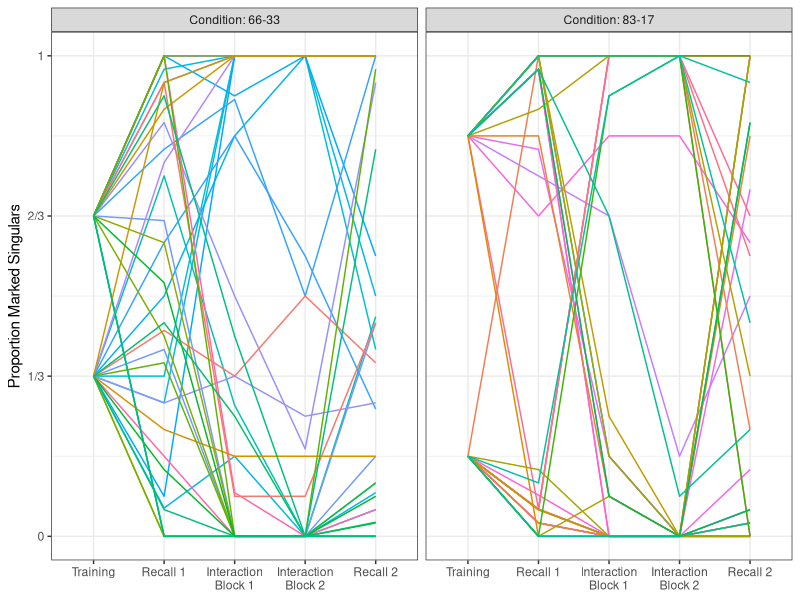
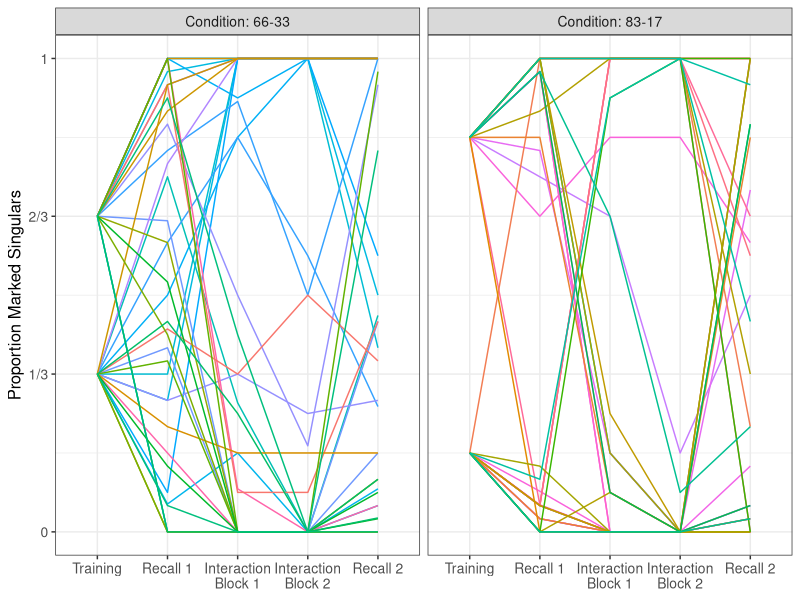

The R script that drew these images, in order: (Note: this script raises an error after producing the figures.)
## ---- chunk 1
knitr::opts_chunk$set(echo = TRUE, warning=FALSE)

library(ggplot2)


data.directory = 'RawData/'

my.colours <- c("#EA7D00","#006DE9","#808080")

set.seed(67601)

## ---- chunk 2
exp1.data <- read.csv("ProcessedData/Experiment1Data.csv")

#put Block in desired order
exp1.data$Block <- factor(exp1.data$Block,
                               levels=c("Training",
                                        "Recall 1",
                                        "Interaction Block 1",
                                        "Interaction Block 2",
                                        "Recall 2"))

#Required to avoid overlapping text in some plots
exp1.data$BlockNewlines <- plyr::revalue(exp1.data$Block,
                                   c("Interaction Block 1"="Interaction\nBlock 1",
                                      "Interaction Block 2"="Interaction\nBlock 2"))


#I want Pair as a factor
#Note: pairs 60-102 collected at Edinburgh, 151-190 collected at Warwick
exp1.data$Pair <- as.factor(exp1.data$Pair)

plyr::ddply(exp1.data,~Condition,plyr::summarise,Current_N=length(unique(Pair)))

## ---- chunk 3
exp1.by.pair.scores <- aggregate(Score~Condition+Block+Pair,data=subset(exp1.data,Block %in% c("Interaction Block 1", "Interaction Block 2")),FUN=sum)

aggregate(Score~Condition,data=exp1.by.pair.scores,FUN=mean)

aggregate(Score~Block+Condition,data=exp1.by.pair.scores,FUN=mean)
## ---- chunk 4
#We only want to analyse singulars
exp1.data.singulars <- subset(exp1.data,Number==1)
exp1.data.by.block <- aggregate(data=exp1.data.singulars,
                                       Marked~Condition + Pair + Block + BlockNewlines + Participant + ParticipantID,
                                       FUN=mean)

exp1.data.by.block <- plyr::rename(exp1.data.by.block,c("Marked"="ProportionMarkedSingulars"))

exp1.data.by.block$Condition <- plyr::revalue(exp1.data.by.block$Condition,
                                                 c("66-33"="Condition: 66-33",
                                                   "83-17"="Condition: 83-17"))

## ---- chunk 5
#All data
ggplot(data=exp1.data.by.block, aes(x=BlockNewlines, y=ProportionMarkedSingulars, group=ParticipantID, colour=Pair,ymin=0,ymax=1)) +
  theme_bw() + 
  facet_wrap(~Condition, ncol=4) +
  geom_line() +
  ylab("Proportion Marked Singulars") + 
  theme(axis.title.x = element_blank()) +
  theme(legend.position="none") + 
  scale_y_continuous(breaks=seq(0,1,1/3),labels=c("0","1/3","2/3","1"))
## ---- chunk 6
#All data - plot for figure, output not included in markdown
ggplot(data=exp1.data.by.block, aes(x=BlockNewlines, y=ProportionMarkedSingulars, group=ParticipantID, colour=Pair,ymin=0,ymax=1)) +
  theme_bw() + 
  facet_wrap(~Condition, ncol=4) +
  geom_line() +
  ylab("Proportion Marked Singulars") + 
  theme(axis.title.x = element_blank()) +
  theme(axis.title.y  = element_text(size=12)) +
  theme(axis.text.y  = element_text(size=10)) +
  theme(axis.text.x  = element_text(size=10)) +
  theme(strip.text.x = element_text(size=10))+
  theme(legend.position="none") + 
  scale_y_continuous(breaks=seq(0,1,1/3),labels=c("0","1/3","2/3","1")) +
  ggsave(file="Plots/Exp1NumMarkingByParticipant.pdf",width=8, height=3)
## ---- chunk 7
#For faccetted by-pair plot, need to add a DummyPair column so that the facets work out nicely - this is a little clumsy, but simplest way to do this seems to be to split by condition and convert Pair factor to integers
exp1.data.by.block.6633 <- subset(exp1.data.by.block,Condition=='Condition: 66-33')

exp1.data.by.block.6633$DummyPair <- droplevels(exp1.data.by.block.6633$Pair)

#change levels to integers
levels(exp1.data.by.block.6633$DummyPair) <- 1:length(levels(exp1.data.by.block.6633$DummyPair))

#ditto for other condition
exp1.data.by.block.8317 <- subset(exp1.data.by.block,Condition=='Condition: 83-17')

exp1.data.by.block.8317$DummyPair <- droplevels(exp1.data.by.block.8317$Pair)

#change levels to integers
levels(exp1.data.by.block.8317$DummyPair) <- 1:length(levels(exp1.data.by.block.8317$DummyPair))

#and recombine
exp1.data.by.block.dummyp <- rbind(exp1.data.by.block.6633,exp1.data.by.block.8317)
## ---- chunk 8
#By-pair figure
ggplot(data=exp1.data.by.block.dummyp, aes(x=BlockNewlines, y=ProportionMarkedSingulars, group=ParticipantID, colour=Pair,ymin=0,ymax=1)) +
  theme_bw() + 
  facet_grid(DummyPair ~ Condition) +
  geom_line() +
  ylab("Proportion Marked Singulars") + 
  theme(legend.position="none") + 
  scale_y_continuous(breaks=seq(0,1,1/3),labels=c("0","1/3","2/3","1")) +
  theme(strip.text.y = element_blank()) + 
  theme(axis.title.x = element_blank()) 
## ---- chunk 9
#By-pair figure for paper
ggplot(data=exp1.data.by.block.dummyp, aes(x=BlockNewlines, y=ProportionMarkedSingulars, group=ParticipantID, colour=Pair,ymin=0,ymax=1)) +
  theme_bw() + 
  facet_grid(DummyPair ~ Condition) +
  geom_line() +
  ylab("Proportion Marked Singulars") + 
  theme(legend.position="none") + 
  scale_y_continuous(breaks=seq(0,1,1/3),labels=c("0","1/3","2/3","1")) +
  theme(strip.text.y = element_blank()) + 
  theme(axis.title.x = element_blank()) +
  ggsave(file="Plots/Exp1NumMarkingByPair.pdf",width=8, height=10)
## ---- chunk 10
#Means and CIs
ggplot(data=exp1.data.by.block, aes(x=Participant, y=ProportionMarkedSingulars, group=Participant, shape=Participant,fill=Participant)) +
  theme_bw() + 
  facet_grid(Condition~Block) +
  stat_summary(geom='bar', fun.y='mean', position='dodge',colour='black') +
  stat_summary(geom='errorbar',fun.data='mean_cl_boot',fun.ymin="min", fun.ymax="max",colour="black",width=0.1) +
  #stat_summary(geom='errorbar',colour="black",width=0.1) +
  stat_summary(geom='point', fun.y='mean', position='dodge',colour='black') +
  scale_fill_manual(values=c(my.colours[2],my.colours[1],my.colours[3])) +
  coord_cartesian(ylim=c(0,1)) +
  scale_y_continuous(breaks=seq(0,1,1/3),labels=c("0","1/3","2/3","1")) +
  ylab("Proportion Marked Singulars") + 
  theme(axis.title.x = element_blank()) +
  theme(legend.position="none") 
## ---- chunk 11
#Means and CIs - for paper

ggplot(data=exp1.data.by.block, aes(x=Participant, y=ProportionMarkedSingulars, group=Participant, shape=Participant,fill=Participant)) +
  theme_bw() + 
  facet_grid(Condition~Block) +
  stat_summary(geom='bar', fun.y='mean', position='dodge',colour='black') +
  stat_summary(geom='errorbar',fun.data='mean_cl_boot',fun.ymin="min", fun.ymax="max",colour="black",width=0.1) +
  stat_summary(geom='point', fun.y='mean', position='dodge',colour='black') +
  scale_fill_manual(values=c(my.colours[2],my.colours[1],my.colours[3])) +
  coord_cartesian(ylim=c(0,1)) +
  scale_y_continuous(breaks=seq(0,1,1/3),labels=c("0","1/3","2/3","1")) +
  ylab("Proportion Marked Singulars") + 
  theme(axis.title.x = element_blank()) +
  theme(axis.title.y  = element_text(size=13)) +
  theme(axis.text.y  = element_text(size=11)) +
  theme(axis.text.x  = element_text(size=11)) +
  theme(strip.text.x = element_text(size=11))+
  theme(strip.text.y = element_text(size=11))+
  theme(legend.position="none") + 
  ggsave(file="Plots/Exp1NumMarking.pdf",width=8, height=4)
## ---- chunk 12
systematic.users <- subset(exp1.data.by.block,Block=="Recall 1" & (ProportionMarkedSingulars==1 | ProportionMarkedSingulars==0))
plyr::ddply(systematic.users,~Condition,plyr::summarise,Current_N=length(unique(Pair)))
## ---- chunk 13
systematic.users <- subset(exp1.data.by.block,Block=="Interaction Block 2" & (ProportionMarkedSingulars==1 | ProportionMarkedSingulars==0))
plyr::ddply(systematic.users,~Condition,plyr::summarise,Current_N=length(unique(Pair)))
## ---- chunk 14
#In order to count convergence on systematic use/non-use, aggregating over participants in each pair
exp1.data.by.block.agg <- aggregate(ProportionMarkedSingulars~Condition+Pair+Block,data=exp1.data.by.block,FUN=mean)
systematic.user.pairs <- subset(exp1.data.by.block.agg,Block=="Interaction Block 2" & ProportionMarkedSingulars==1)
plyr::ddply(subset(systematic.user.pairs),~Condition,plyr::summarise,Current_N=length(unique(Pair)))


systematic.nonuser.pairs <- subset(exp1.data.by.block.agg,Block=="Interaction Block 2" & ProportionMarkedSingulars==0)
plyr::ddply(subset(systematic.nonuser.pairs),~Condition,plyr::summarise,Current_N=length(unique(Pair)))
## ---- chunk 15
#The most convenient way to calculate differences from block to block is to restructure the data to wide format.
#BlockNewlines causes irritation here, so selecting it out
exp1.change.data <- tidyr::spread(data=dplyr::select(exp1.data.by.block,-BlockNewlines),Block,ProportionMarkedSingulars)

exp1.change.data$ChangeTrainingRecall1 <- exp1.change.data$'Recall 1' - exp1.change.data$'Training'

exp1.change.data$ChangeRecall1Interaction2 <- exp1.change.data$'Interaction Block 2'-exp1.change.data$'Recall 1'

exp1.change.data$ChangeRecall1Recall2 <- exp1.change.data$'Recall 2'-exp1.change.data$'Recall 1'


#convert back to long format for plotting
exp1.change.data.for.plotting <- dplyr::select(exp1.change.data,-Training,-'Recall 1',-'Recall 2',-'Interaction Block 1',-'Interaction Block 2')

exp1.change.data.for.plotting <- tidyr::gather(exp1.change.data.for.plotting,
BlockToBlock,Change,ChangeTrainingRecall1,ChangeRecall1Interaction2,ChangeRecall1Recall2)

#Make column names more user-friendly
exp1.change.data.for.plotting$BlockToBlock <- plyr::revalue(exp1.change.data.for.plotting$BlockToBlock,
                                                   c("ChangeTrainingRecall1"="Training to Recall 1",
                                                     "ChangeRecall1Interaction2"="Recall 1 to Interaction Block 2",
                                                     "ChangeRecall1Recall2"="Recall 1 to Recall 2"))

#I often want to plot Both Ps as well as P1 and P2 - to do this, I am duplicating the data and labelling the duplicate as "Both Ps" in the Participant column
exp1.change.data.for.plotting.Pscombined <- exp1.change.data.for.plotting
exp1.change.data.for.plotting.Pscombined$Participant <- "Both Ps"
exp1.change.data.for.plotting.combined <- rbind(exp1.change.data.for.plotting,exp1.change.data.for.plotting.Pscombined)
#Reorder the levels so that the BothPs data is last
exp1.change.data.for.plotting.combined$Participant <- factor(exp1.change.data.for.plotting.combined$Participant,levels=c("P1","P2","Both Ps"))

#I also want to show the effect for the two conditions combined, since there is often no difference between conditions - again, I duplicate the dataframe and label the Condition column for the combined dataframe as "Both Conditions"
exp1.change.data.for.plotting.Cscombined <- exp1.change.data.for.plotting.combined
exp1.change.data.for.plotting.Cscombined$Condition <- "Both Conditions"
exp1.change.data.for.plotting.combined <- rbind(exp1.change.data.for.plotting.combined,exp1.change.data.for.plotting.Cscombined)
#Reorder the levels so that the Both Conditions data is first
exp1.change.data.for.plotting.combined$Condition <- relevel(exp1.change.data.for.plotting.combined$Condition,ref=c("Both Conditions"))

#Reorder the levels ot BlockToBlock so that they reflect experiment order
exp1.change.data.for.plotting.combined$BlockToBlock <- factor(exp1.change.data.for.plotting.combined$BlockToBlock,levels=c("Training to Recall 1","Recall 1 to Interaction Block 2","Recall 1 to Recall 2"))

## ---- chunk 16
#The most convenient way to calculate differences is to restructure the data to wide format, organised by pair.
exp1.p1.p2.diffs.data <- tidyr::spread(data=dplyr::select(exp1.change.data.for.plotting,-ParticipantID),Participant,Change)

#now we simply calculate the difference in P1 and P2 change values.
exp1.p1.p2.diffs.data$P1P2Difference <- exp1.p1.p2.diffs.data$P1 - exp1.p1.p2.diffs.data$P2

## ---- chunk 17
ggplot(data=subset(exp1.change.data.for.plotting.combined,BlockToBlock=="Training to Recall 1"), aes(x=Participant, y=Change, fill=Participant)) +
  theme_bw() + 
  facet_grid(. ~ Condition) +
  geom_boxplot() +
  scale_fill_manual(values=c(my.colours[2],my.colours[1],my.colours[3])) +
  scale_y_continuous(limits = c(-1,1.1),breaks=seq(-1,1,1/3),labels=c("-1","-2/3","-1/3","0","+1/3","+2/3","+1")) +
  ylab("Change") + 
  theme(axis.title.x = element_blank()) +
  theme(legend.position="none") + 
  ggtitle("Training to Recall 1") 
## ---- chunk 18
ggplot(data=subset(exp1.change.data.for.plotting.combined,BlockToBlock=="Training to Recall 1" & Participant=="Both Ps"), aes(x=Participant, y=Change, fill=Participant)) +
  theme_bw() + 
  facet_grid(. ~ Condition) +
  geom_boxplot() +
  scale_fill_manual(values=c(my.colours[3])) +
  scale_y_continuous(limits = c(-1,1.1),breaks=seq(-1,1,1/3),labels=c("-1","-2/3","-1/3","0","+1/3","+2/3","+1")) +
  ylab("Change") + 
  theme(axis.title.x = element_blank()) +
  theme(legend.position="none") + 
  ggtitle("Training to Recall 1") 
## ---- chunk 19
wilcox.test(subset(exp1.change.data,Condition=="Condition: 66-33")$ChangeTrainingRecall1, 
            subset(exp1.change.data,Condition=="Condition: 83-17")$ChangeTrainingRecall1) 
## ---- chunk 20
ggplot(data=subset(exp1.change.data.for.plotting.combined,BlockToBlock=="Training to Recall 1" & Participant!="Both Ps" & Condition=="Both Conditions"), aes(x=Participant, y=Change, fill=Participant)) +
  theme_bw() + 
  facet_grid(. ~ Condition) +
  geom_boxplot() +
  scale_fill_manual(values=c(my.colours[2],my.colours[1])) +
  scale_y_continuous(limits = c(-1,1.1),breaks=seq(-1,1,1/3),labels=c("-1","-2/3","-1/3","0","+1/3","+2/3","+1")) +
  ylab("Change") + 
  theme(axis.title.x = element_blank()) +
  theme(legend.position="none") + 
  ggtitle("Training to Recall 1") 
## ---- chunk 21
wilcox.test(subset(exp1.change.data,Participant=="P1")$ChangeTrainingRecall1, 
            subset(exp1.change.data,Participant=="P2")$ChangeTrainingRecall1) 
## ---- chunk 22

ggplot(data=subset(exp1.p1.p2.diffs.data,BlockToBlock=="Training to Recall 1"), aes(x=Condition, y=P1P2Difference, fill=Condition)) +
  theme_bw() + 
  geom_boxplot() +
  expand_limits(y=1) +
  scale_fill_manual(values=c(my.colours[2],my.colours[1],my.colours[3])) +
  scale_y_continuous(breaks=seq(-1,1,1/3),labels=c("-1","-2/3","-1/3","0","+1/3","+2/3","+1")) +
  ylab("Difference between P1 and P2") + 
  theme(axis.title.x = element_blank()) +
  theme(legend.position="none") + 
  ggtitle("Training to Recall 1") 
## ---- chunk 23
wilcox.test(subset(exp1.p1.p2.diffs.data,Condition=="Condition: 66-33" & BlockToBlock=="Training to Recall 1")$P1P2Difference, 
            subset(exp1.p1.p2.diffs.data,Condition=="Condition: 83-17" & BlockToBlock=="Training to Recall 1")$P1P2Difference)
## ---- chunk 24
wilcox.test(exp1.change.data$ChangeTrainingRecall1) 
## ---- chunk 25
wilcox.test(subset(exp1.change.data,Participant=="P1")$ChangeTrainingRecall1)
wilcox.test(subset(exp1.change.data,Participant=="P2")$ChangeTrainingRecall1)
## ---- chunk 26
ggplot(data=subset(exp1.change.data.for.plotting.combined,BlockToBlock=="Recall 1 to Interaction Block 2"), aes(x=Participant, y=Change, fill=Participant)) +
  theme_bw() + 
  facet_grid(.~Condition) +
  geom_boxplot() +
  scale_fill_manual(values=c(my.colours[2],my.colours[1],my.colours[3])) +
  scale_y_continuous(limits = c(-1,1.1),breaks=seq(-1,1,1/3),labels=c("-1","-2/3","-1/3","0","+1/3","+2/3","+1")) +
  ylab("Change") + 
  theme(axis.title.x = element_blank()) +
  theme(legend.position="none") + 
  ggtitle("Recall 1 To Interaction Block 2") 
## ---- chunk 27
ggplot(data=subset(exp1.change.data.for.plotting.combined,BlockToBlock=="Recall 1 to Interaction Block 2" & Participant=="Both Ps"), aes(x=Participant, y=Change, fill=Participant)) +
  theme_bw() + 
  facet_grid(. ~ Condition) +
  geom_boxplot() +
  scale_fill_manual(values=c(my.colours[3])) +
  scale_y_continuous(limits = c(-1,1.1),breaks=seq(-1,1,1/3),labels=c("-1","-2/3","-1/3","0","+1/3","+2/3","+1")) +
  ylab("Change") + 
  theme(axis.title.x = element_blank()) +
  theme(legend.position="none") + 
  ggtitle("Recall 1 to Interaction Block 2") 
## ---- chunk 28
wilcox.test(subset(exp1.change.data,Condition=="Condition: 66-33")$ChangeRecall1Interaction2, 
            subset(exp1.change.data,Condition=="Condition: 83-17")$ChangeRecall1Interaction2) 
## ---- chunk 29
ggplot(data=subset(exp1.change.data.for.plotting.combined,BlockToBlock=="Recall 1 to Interaction Block 2" & Participant!="Both Ps" & Condition=="Both Conditions"), aes(x=Participant, y=Change, fill=Participant)) +
  theme_bw() + 
  facet_grid(. ~ Condition) +
  geom_boxplot() +
  scale_fill_manual(values=c(my.colours[2],my.colours[1])) +
  scale_y_continuous(limits = c(-1,1.1),breaks=seq(-1,1,1/3),labels=c("-1","-2/3","-1/3","0","+1/3","+2/3","+1")) +
  ylab("Change") + 
  theme(axis.title.x = element_blank()) +
  theme(legend.position="none") + 
  ggtitle("Recall 1 to Interaction Block 2") 
## ---- chunk 30
wilcox.test(subset(exp1.change.data,Participant=="P1")$ChangeRecall1Interaction2, 
            subset(exp1.change.data,Participant=="P2")$ChangeRecall1Interaction2) 
## ---- chunk 31

ggplot(data=subset(exp1.p1.p2.diffs.data,BlockToBlock=="Recall 1 to Interaction Block 2"), aes(x=Condition, y=P1P2Difference, fill=Condition)) +
  theme_bw() + 
  geom_boxplot() +
  expand_limits(y=1) +
  scale_fill_manual(values=c(my.colours[2],my.colours[1],my.colours[3])) +
  scale_y_continuous(breaks=seq(-1,1,1/3),labels=c("-1","-2/3","-1/3","0","+1/3","+2/3","+1")) +
  ylab("Difference between P1 and P2") + 
  theme(axis.title.x = element_blank()) +
  theme(legend.position="none") + 
  ggtitle("Recall 1 to Interaction Block 2") 
## ---- chunk 32
wilcox.test(subset(exp1.p1.p2.diffs.data,Condition=="Condition: 66-33" & BlockToBlock=="Recall 1 to Interaction Block 2")$P1P2Difference, 
            subset(exp1.p1.p2.diffs.data,Condition=="Condition: 83-17" & BlockToBlock=="Recall 1 to Interaction Block 2")$P1P2Difference)
## ---- chunk 33
wilcox.test(exp1.change.data$ChangeRecall1Interaction2) 
## ---- chunk 34
wilcox.test(subset(exp1.change.data,Participant=="P1")$ChangeRecall1Interaction2)
wilcox.test(subset(exp1.change.data,Participant=="P2")$ChangeRecall1Interaction2) 
## ---- chunk 35
wilcox.test(subset(exp1.change.data,Condition=="Condition: 66-33" & Participant=="P1")$ChangeRecall1Interaction2, 
            subset(exp1.change.data,Condition=="Condition: 66-33" & Participant=="P2")$ChangeRecall1Interaction2) 

wilcox.test(subset(exp1.change.data,Condition=="Condition: 83-17" & Participant=="P1")$ChangeRecall1Interaction2, 
            subset(exp1.change.data,Condition=="Condition: 83-17" & Participant=="P2")$ChangeRecall1Interaction2) 
## ---- chunk 36
wilcox.test(subset(exp1.change.data,Condition=="Condition: 66-33" & Participant=="P1")$ChangeRecall1Interaction2)
wilcox.test(subset(exp1.change.data,Condition=="Condition: 66-33" & Participant=="P2")$ChangeRecall1Interaction2) 

wilcox.test(subset(exp1.change.data,Condition=="Condition: 83-17" & Participant=="P1")$ChangeRecall1Interaction2)
wilcox.test(subset(exp1.change.data,Condition=="Condition: 83-17" & Participant=="P2")$ChangeRecall1Interaction2) 
## ---- chunk 37
wilcox.test(subset(exp1.change.data,Condition=="Condition: 66-33" & Participant=="P1")$ChangeRecall1Interaction2, 
            subset(exp1.change.data,Condition=="Condition: 83-17" & Participant=="P1")$ChangeRecall1Interaction2) 

wilcox.test(subset(exp1.change.data,Condition=="Condition: 66-33" & Participant=="P2")$ChangeRecall1Interaction2, 
            subset(exp1.change.data,Condition=="Condition: 83-17" & Participant=="P2")$ChangeRecall1Interaction2) 
## ---- chunk 38
ggplot(data=subset(exp1.change.data.for.plotting.combined,BlockToBlock=="Recall 1 to Recall 2"), aes(x=Participant, y=Change, fill=Participant)) +
  theme_bw() + 
  facet_grid(.~Condition) +
  geom_boxplot() +
  scale_fill_manual(values=c(my.colours[2],my.colours[1],my.colours[3])) +
  scale_y_continuous(limits = c(-1,1.1),breaks=seq(-1,1,1/3),labels=c("-1","-2/3","-1/3","0","+1/3","+2/3","+1")) +
  ylab("Change") + 
  theme(axis.title.x = element_blank()) +
  theme(legend.position="none") + 
  ggtitle("Recall 1 To Recall 2") 

## ---- chunk 39
ggplot(data=subset(exp1.change.data.for.plotting.combined,BlockToBlock=="Recall 1 to Recall 2" & Participant=="Both Ps"), aes(x=Participant, y=Change, fill=Participant)) +
  theme_bw() + 
  facet_grid(. ~ Condition) +
  geom_boxplot() +
  scale_fill_manual(values=c(my.colours[3])) +
  scale_y_continuous(limits = c(-1,1.1),breaks=seq(-1,1,1/3),labels=c("-1","-2/3","-1/3","0","+1/3","+2/3","+1")) +
  ylab("Change") + 
  theme(axis.title.x = element_blank()) +
  theme(legend.position="none") + 
  ggtitle("Recall 1 to Recall 2") 
## ---- chunk 40
wilcox.test(subset(exp1.change.data,Condition=="Condition: 66-33")$ChangeRecall1Recall2, 
            subset(exp1.change.data,Condition=="Condition: 83-17")$ChangeRecall1Recall2) 
## ---- chunk 41
ggplot(data=subset(exp1.change.data.for.plotting.combined,BlockToBlock=="Recall 1 to Recall 2" & Participant!="Both Ps" & Condition=="Both Conditions"), aes(x=Participant, y=Change, fill=Participant)) +
  theme_bw() + 
  facet_grid(. ~ Condition) +
  geom_boxplot() +
  scale_fill_manual(values=c(my.colours[2],my.colours[1])) +
  scale_y_continuous(limits = c(-1,1.1),breaks=seq(-1,1,1/3),labels=c("-1","-2/3","-1/3","0","+1/3","+2/3","+1")) +
  ylab("Change") + 
  theme(axis.title.x = element_blank()) +
  theme(legend.position="none") + 
  ggtitle("Recall 1 to Recall 2") 
## ---- chunk 42
wilcox.test(subset(exp1.change.data,Participant=="P1")$ChangeRecall1Recall2, 
            subset(exp1.change.data,Participant=="P2")$ChangeRecall1Recall2) 
## ---- chunk 43

ggplot(data=subset(exp1.p1.p2.diffs.data,BlockToBlock=="Recall 1 to Recall 2"), aes(x=Condition, y=P1P2Difference, fill=Condition)) +
  theme_bw() + 
  geom_boxplot() +
  expand_limits(y=1) +
  scale_fill_manual(values=c(my.colours[2],my.colours[1],my.colours[3])) +
  scale_y_continuous(breaks=seq(-1,1,1/3),labels=c("-1","-2/3","-1/3","0","+1/3","+2/3","+1")) +
  ylab("Difference between P1 and P2") + 
  theme(axis.title.x = element_blank()) +
  theme(legend.position="none") + 
  ggtitle("Recall 1 to Recall 2") 
## ---- chunk 44
wilcox.test(subset(exp1.p1.p2.diffs.data,Condition=="Condition: 66-33" & BlockToBlock=="Recall 1 to Recall 2")$P1P2Difference, 
            subset(exp1.p1.p2.diffs.data,Condition=="Condition: 83-17" & BlockToBlock=="Recall 1 to Recall 2")$P1P2Difference)
## ---- chunk 45
wilcox.test(exp1.change.data$ChangeRecall1Recall2) 
## ---- chunk 46
wilcox.test(subset(exp1.change.data,Participant=='P1')$ChangeRecall1Recall2) 
wilcox.test(subset(exp1.change.data,Participant=='P2')$ChangeRecall1Recall2) 

## ---- chunk 47
ggplot(data=subset(exp1.change.data.for.plotting.combined,BlockToBlock%in% c("Training to Recall 1","Recall 1 to Interaction Block 2","Recall 1 to Recall 2")), aes(x=Participant, y=Change, fill=Participant)) +
  theme_bw() + 
  facet_grid(BlockToBlock~Condition) +
  geom_boxplot() +
  scale_fill_manual(values=c(my.colours[2],my.colours[1],my.colours[3])) +
  scale_y_continuous(limits = c(-1,1.1),breaks=seq(-1,1,1/3),labels=c("-1","-2/3","-1/3","0","+1/3","+2/3","+1")) +
  ylab("Change") + 
  theme(axis.title.x = element_blank()) +
  theme(legend.position="none")
## ---- chunk 48
# For paper - includes annotations for statistical significance.

# We only includ eannotations for the by-participant plots where the interaction tests suggests that the effect of P1-P2 differs across conditions, i.e. in interaction.

#Because of the way ggplot handles annotations on multi-facet plots, need to specify the annotations and lines in dataframes of their own!

###differences between conditions/participants (plotted with horizontal lines)
##annotations for significance - Training to Recall 1
#both conditions combined
condition.annotations.1 <- data.frame(BlockToBlock="Training to Recall 1",
                                      Condition="Both Conditions",
                                      Participant=NA,
                                      x=1.5, #positions for stars
                                      y=1.09, 
                                      note="**"
                                      )
#66-33 - no interaction, so not testing seperately by condition.
condition.annotations.2 <- NULL           

#83-17 - no interaction, so not testing seperately by condition.

condition.annotations.3 <- NULL

##annotations for significance - Recall 1 to Interaction 2
#both conditions combined
condition.annotations.4 <- data.frame(BlockToBlock="Recall 1 to Interaction Block 2",
                                      Condition="Both Conditions",
                                      Participant=NA,
                                      x=1.5, #positions for stars
                                      y=1.1, 
                                      note="**"
                                      )

#66-33
condition.annotations.5 <- data.frame(BlockToBlock="Recall 1 to Interaction Block 2",
                                      Condition="Condition: 66-33",
                                      Participant=NA,
                                      x=1.5, #positions for stars
                                      y=1.1, 
                                      note="p=.082"
                                      )

#83-17
condition.annotations.6 <- data.frame(BlockToBlock="Recall 1 to Interaction Block 2",
                                      Condition="Condition: 83-17",
                                      Participant=NA,
                                      x=1.5, #positions for stars
                                      y=1.1, 
                                      note="p=.057"
                                      )



#annotations for significance - Recall 1 to Recall 2
#both conditions combined
condition.annotations.7 <- data.frame(BlockToBlock="Recall 1 to Recall 2",
                                      Condition="Both Conditions",
                                      Participant=NA,
                                      x=1.5, #positions for stars
                                      y=1.1, 
                                      note="p=.064"
                                      )

#66-33 - no interaction
condition.annotations.8 <- NULL       

#83-17 - no interaction
condition.annotations.9 <- NULL



condition.annotations <- rbind(condition.annotations.1,
                               condition.annotations.2,
                               condition.annotations.3,
                               condition.annotations.4,
                               condition.annotations.5,
                               condition.annotations.6,
                               condition.annotations.7,
                               condition.annotations.8,
                               condition.annotations.9
                               )

#positions for lines
                                      
condition.annotations.lines.1a <- data.frame(BlockToBlock="Training to Recall 1",
                                      Condition="Both Conditions",
                                      Participant=NA,
                                      x=1, y=1.1, xend=1.3, yend=1.1)
condition.annotations.lines.1b <- data.frame(BlockToBlock="Training to Recall 1",
                                      Condition="Both Conditions",
                                      Participant=NA,
                                      x=1.7, y=1.1, xend=2, yend=1.1)

condition.annotations.lines.2a <- NULL
condition.annotations.lines.2b <- NULL
condition.annotations.lines.3a <- NULL
condition.annotations.lines.3b <- NULL

condition.annotations.lines.4a <- data.frame(BlockToBlock="Recall 1 to Interaction Block 2",
                                      Condition="Both Conditions",
                                      Participant=NA,
                                      x=1, y=1.1, xend=1.3, yend=1.1)
condition.annotations.lines.4b <- data.frame(BlockToBlock="Recall 1 to Interaction Block 2",
                                      Condition="Both Conditions",
                                      Participant=NA,
                                      x=1.7, y=1.1, xend=2, yend=1.1)

condition.annotations.lines.5a <- data.frame(BlockToBlock="Recall 1 to Interaction Block 2",
                                      Condition="Condition: 66-33",
                                      Participant=NA,
                                      x=0.9, y=1.1, xend=1, yend=1.1)
condition.annotations.lines.5b <- data.frame(BlockToBlock="Recall 1 to Interaction Block 2",
                                      Condition="Condition: 66-33",
                                      Participant=NA,
                                      x=2, y=1.1, xend=2.1, yend=1.1)

condition.annotations.lines.6a <- data.frame(BlockToBlock="Recall 1 to Interaction Block 2",
                                      Condition="Condition: 83-17",
                                      Participant=NA,
                                      x=0.9, y=1.1, xend=1, yend=1.1)
condition.annotations.lines.6b <- data.frame(BlockToBlock="Recall 1 to Interaction Block 2",
                                      Condition="Condition: 83-17",
                                      Participant=NA,
                                      x=2, y=1.1, xend=2.1, yend=1.1)


condition.annotations.lines.7a <- data.frame(BlockToBlock="Recall 1 to Recall 2",
                                      Condition="Both Conditions",
                                      Participant=NA,
                                      x=0.9, y=1.1, xend=1, yend=1.1)
condition.annotations.lines.7b <- data.frame(BlockToBlock="Recall 1 to Recall 2",
                                      Condition="Both Conditions",
                                      Participant=NA,
                                      x=2, y=1.1, xend=2.1, yend=1.1)

condition.annotations.lines.8a <- NULL
condition.annotations.lines.8b <- NULL
condition.annotations.lines.9a <- NULL
condition.annotations.lines.9b <- NULL




condition.annotations.lines <- rbind(condition.annotations.lines.1a,condition.annotations.lines.1b,
                                     condition.annotations.lines.2a,condition.annotations.lines.2b,
                                     condition.annotations.lines.3a,condition.annotations.lines.3b,
                                     condition.annotations.lines.4a,condition.annotations.lines.4b,
                                     condition.annotations.lines.5a,condition.annotations.lines.5b,
                                     condition.annotations.lines.6a,condition.annotations.lines.6b,
                                     condition.annotations.lines.7a,condition.annotations.lines.7b,
                                     condition.annotations.lines.8a,condition.annotations.lines.8b,
                                     condition.annotations.lines.9a,condition.annotations.lines.9b
                                     )


###differences from 0 (no lines required for these)
###There are potentially 27 different bars to annotate
##annotations for significance - Training to Recall 1
#both conditions combined
baseline.annotations.1 <- data.frame(BlockToBlock="Training to Recall 1",
                                      Condition="Both Conditions",
                                      Participant="P1",
                                     x=1,y=3/6,note="p=.051") #add note about n.s.difference from 0
baseline.annotations.2 <- data.frame(BlockToBlock="Training to Recall 1",
                                      Condition="Both Conditions",
                                      Participant="P2",
                                     x=2,y=-2.4/6,note="*")  #add note about n.s.difference from 0
baseline.annotations.3 <- data.frame(BlockToBlock="Training to Recall 1",
                                      Condition="Both Conditions",
                                      Participant="Both Ps",
                                     x=3,y=-2.4/6,note="n.s.") 
#66-33 - no interaction, so no annotations
baseline.annotations.4 <- NULL
baseline.annotations.5 <- NULL
baseline.annotations.6 <- NULL

#83-17 - no interaction, so no annotations
baseline.annotations.7 <- NULL
baseline.annotations.8 <- NULL
baseline.annotations.9 <- NULL

##annotations for significance - Recall 1 to Interaction 2
#both conditions combined
baseline.annotations.10 <- data.frame(BlockToBlock="Recall 1 to Interaction Block 2",
                                      Condition="Both Conditions",
                                      Participant="P1",
                                     x=0.8,y=1/6,note="***") #add note about n.s.difference from 0
baseline.annotations.11 <- data.frame(BlockToBlock="Recall 1 to Interaction Block 2",
                                      Condition="Both Conditions",
                                      Participant="P2",
                                     x=1.75,y=1/6,note="n.s.")  #add note about n.s.difference from 0
baseline.annotations.12 <- data.frame(BlockToBlock="Recall 1 to Interaction Block 2",
                                      Condition="Both Conditions",
                                      Participant="Both Ps",
                                     x=2.8,y=1/6,note="**") #add note about n.s.difference from 0

#66-33
baseline.annotations.13 <- data.frame(BlockToBlock="Recall 1 to Interaction Block 2",
                                      Condition="Condition: 66-33",
                                      Participant="P1",
                                     x=1,y=1/6,note="**") 
baseline.annotations.14 <- data.frame(BlockToBlock="Recall 1 to Interaction Block 2",
                                      Condition="Condition: 66-33",
                                      Participant="P2",
                                     x=1.75,y=1.5/6,note="n.s.")  
# given that the Ps differ, this comparison (collapsing across P, is there a reduction?) is not very meaningful so we do not test it.
baseline.annotations.15 <- NULL

#83-17
baseline.annotations.16 <- data.frame(BlockToBlock="Recall 1 to Interaction Block 2",
                                       Condition="Condition: 83-17",
                                      Participant="P1",
                                     x=0.8,y=1/6,note="**") 
baseline.annotations.17 <- data.frame(BlockToBlock="Recall 1 to Interaction Block 2",
                                      Condition="Condition: 83-17",
                                      Participant="P2",
                                     x=2,y=0.5/6,note="n.s.")  #add note about n.s.difference from 0
# given that the Ps differ, this comparison (collapsing across P, is there a reduction?) is not very meaningful so we do not test it.
baseline.annotations.18 <- NULL

##annotations for significance - Recall 1 to Recall 2
#both conditions combined
baseline.annotations.19 <- data.frame(BlockToBlock="Recall 1 to Recall 2",
                                      Condition="Both Conditions",
                                      Participant="P1",
                                     x=0.8,y=0.5/6,note="**") #add note about n.s.difference from 0
baseline.annotations.20 <- data.frame(BlockToBlock="Recall 1 to Recall 2",
                                      Condition="Both Conditions",
                                      Participant="P2",
                                     x=2,y=5/6,note="n.s.")  #add note about n.s.difference from 0
baseline.annotations.21 <- data.frame(BlockToBlock="Recall 1 to Recall 2",
                                      Condition="Both Conditions",
                                      Participant="Both Ps",
                                     x=2.8,y=0.5/6,note="**") #add note about n.s.difference from 0

#66-33 - no interaction, so no annotations
baseline.annotations.22 <- NULL
baseline.annotations.23 <- NULL
baseline.annotations.24 <- NULL

#83-17- no interaction, so no annotations
baseline.annotations.25 <- NULL
baseline.annotations.26 <- NULL
baseline.annotations.27 <- NULL


  

baseline.annotations <- rbind(baseline.annotations.1,baseline.annotations.2,baseline.annotations.3,
                              baseline.annotations.4,baseline.annotations.5,baseline.annotations.6,
                              baseline.annotations.7,baseline.annotations.8,baseline.annotations.9,
                              baseline.annotations.10,baseline.annotations.11,baseline.annotations.12,
                              baseline.annotations.13,baseline.annotations.14,baseline.annotations.15,
                              baseline.annotations.16,baseline.annotations.17,baseline.annotations.18,
                              baseline.annotations.19,baseline.annotations.20,baseline.annotations.21,
                              baseline.annotations.22,baseline.annotations.23,baseline.annotations.24,
                              baseline.annotations.25,baseline.annotations.26,baseline.annotations.27)


ggplot(data=subset(exp1.change.data.for.plotting.combined,BlockToBlock%in% c("Training to Recall 1","Recall 1 to Interaction Block 2","Recall 1 to Recall 2")), aes(x=Participant, y=Change, fill=Participant)) +
  theme_bw() + 
  facet_grid(BlockToBlock~Condition) +
  geom_boxplot() +
  scale_fill_manual(values=c(my.colours[3],my.colours[2],my.colours[1])) +
  scale_y_continuous(limits = c(-1,1.1),breaks=seq(-1,1,1/3),labels=c("-1","-2/3","-1/3","0","+1/3","+2/3","+1")) +
  ylab("Change") + 
  theme(axis.title.x = element_blank()) +
  theme(legend.position="none") + 
  
  geom_text(data=condition.annotations,aes(x=x,y=y,label=note)) +
  geom_segment(data=condition.annotations.lines,aes(x=x,y=y,xend=xend,yend=yend)) +
  geom_text(data=baseline.annotations,aes(x=x,y=y,label=note)) +
  
  ggsave(file="Plots/Exp1AllChanges.pdf",width=6, height=8)


## ---- chunk 49
# The easiest way to do this is to build a wide-format table by subsetting based on P then merging

p1 <- dplyr::select(subset(exp1.data.by.block,Participant=="P1"),-Participant,-ParticipantID)
p2 <- dplyr::select(subset(exp1.data.by.block,Participant=="P2"),-Participant,-ParticipantID)
exp1.diffs <- merge(p1,p2,by=c('Condition','Pair','Block','BlockNewlines'))

#calculate absolute diffs
exp1.diffs$Difference <- abs(exp1.diffs$ProportionMarkedSingulars.x-exp1.diffs$ProportionMarkedSingulars.y)

#remove unnecessary columns, reorder Block again
exp1.diffs <- dplyr::select(exp1.diffs,-ProportionMarkedSingulars.x,-ProportionMarkedSingulars.y)
## ---- chunk 50
ggplot(data=exp1.diffs, aes(x=BlockNewlines, y=Difference, fill=Condition,ymin=0,ymax=1)) +
  theme_bw() + 
  geom_boxplot() +
  facet_grid(Condition~.) +
  scale_fill_manual(values=c(my.colours[2],my.colours[1],my.colours[3])) +
  scale_y_continuous(breaks=seq(0,1,1/3),labels=c("0","1/3","2/3","1")) +
  ylab("Within-Pair Difference") + 
  theme(axis.title.x = element_blank()) +
  theme(legend.position="none") 
## ---- chunk 51
#Plot for paper
ggplot(data=exp1.diffs, aes(x=BlockNewlines, y=Difference, fill=Condition,ymin=0,ymax=1)) +
  theme_bw() + 
  geom_boxplot() +
  facet_grid(Condition~.) +
  scale_fill_manual(values=c(my.colours[2],my.colours[1],my.colours[3])) +
  scale_y_continuous(breaks=seq(0,1,1/3),labels=c("0","1/3","2/3","1")) +
  ylab("Within-Pair Difference") + 
  theme(axis.title.x = element_blank()) +
  theme(legend.position="none") +  
  ggsave(file="Plots/Exp1DiffPlot.pdf",width=5, height=3)
## ---- chunk 52
#The most convenient way to calculate differences from block to block is to restructure the data to wide format.
exp1.diffs.change.data <- tidyr::spread(data=dplyr::select(exp1.diffs,-BlockNewlines),Block,Difference)

exp1.diffs.change.data$ChangeTrainingRecall1 <- exp1.diffs.change.data$'Recall 1' - exp1.diffs.change.data$'Training'

exp1.diffs.change.data$ChangeRecall1Interaction2 <- exp1.diffs.change.data$'Interaction Block 2'-exp1.diffs.change.data$'Recall 1'

exp1.diffs.change.data$ChangeRecall1Recall2 <- exp1.diffs.change.data$'Recall 2'-exp1.diffs.change.data$'Recall 1'


#convert back to long format for plotting
exp1.diffs.change.data.for.plotting <- dplyr::select(exp1.diffs.change.data,-Training,-'Recall 1',-'Recall 2',-'Interaction Block 1',-'Interaction Block 2')

exp1.diffs.change.data.for.plotting <- tidyr::gather(exp1.diffs.change.data.for.plotting,
BlockToBlock,DifferenceChange,ChangeTrainingRecall1,ChangeRecall1Interaction2,ChangeRecall1Recall2)

#Make column names more user-friendly
exp1.diffs.change.data.for.plotting$BlockToBlock <- plyr::revalue(exp1.diffs.change.data.for.plotting$BlockToBlock,
                                                   c("ChangeTrainingRecall1"="Training to Recall 1",
                                                     "ChangeRecall1Interaction2"="Recall 1 to Interaction Block 2",
                                                     "ChangeRecall1Recall2"="Recall 1 to Recall 2"))

#Now duplicate data and add in "Both Conditions" version, with all the data from both conditions, not seperated by Participant
exp1.diffs.change.data.for.plotting.Cscombined <- exp1.diffs.change.data.for.plotting
exp1.diffs.change.data.for.plotting.Cscombined$Condition <- "Both\nConditions"
exp1.diffs.change.data.for.plotting.combined <- rbind(exp1.diffs.change.data.for.plotting,exp1.diffs.change.data.for.plotting.Cscombined)

#reorder levels
#exp1.diffs.change.data.for.plotting.combined$Condition <- relevel(exp1.diffs.change.data.for.plotting.combined$Condition,ref="Both\nConditions")
## ---- chunk 53

ggplot(data=subset(exp1.diffs.change.data.for.plotting.combined,BlockToBlock=="Recall 1 to Interaction Block 2"), aes(x=Condition, y=DifferenceChange, fill=Condition)) +
  theme_bw() + 
  geom_boxplot() +
  expand_limits(y=1) +
  scale_fill_manual(values=c(my.colours[2],my.colours[1],my.colours[3])) +
  scale_y_continuous(breaks=seq(-1,1,1/3),labels=c("-1","-2/3","-1/3","0","+1/3","+2/3","+1")) +
  ylab("Change In Within-Pair Difference") + 
  theme(axis.title.x = element_blank()) +
  theme(legend.position="none") + 
  ggtitle("Recall 1 to Interaction Block 2") 
## ---- chunk 54
wilcox.test(subset(exp1.diffs.change.data,Condition=="Condition: 66-33")$ChangeRecall1Interaction2, 
            subset(exp1.diffs.change.data,Condition=="Condition: 83-17")$ChangeRecall1Interaction2) 
## ---- chunk 55
wilcox.test(exp1.diffs.change.data$ChangeRecall1Interaction2) 
## ---- chunk 56
wilcox.test(subset(exp1.diffs.change.data,Condition=="Condition: 66-33")$ChangeRecall1Interaction2)
wilcox.test(subset(exp1.diffs.change.data,Condition=="Condition: 83-17")$ChangeRecall1Interaction2) 
## ---- chunk 57

ggplot(data=subset(exp1.diffs.change.data.for.plotting.combined,BlockToBlock=="Recall 1 to Recall 2"), aes(x=Condition, y=DifferenceChange, fill=Condition)) +
  theme_bw() + 
  geom_boxplot() +
  expand_limits(y=1) +
  scale_fill_manual(values=c(my.colours[2],my.colours[1],my.colours[3])) +
  scale_y_continuous(breaks=seq(-1,1,1/3),labels=c("-1","-2/3","-1/3","0","+1/3","+2/3","+1")) +
  ylab("Change In Within-Pair Difference") + 
  theme(axis.title.x = element_blank()) +
  #theme(strip.text.y = element_blank()) + 
  theme(legend.position="none",plot.title = element_text(size=12,hjust=0.5)) + 
  ggtitle("Recall 1 to Recall 2")
## ---- chunk 58
wilcox.test(subset(exp1.diffs.change.data,Condition=="Condition: 66-33")$ChangeRecall1Recall2, 
            subset(exp1.diffs.change.data,Condition=="Condition: 83-17")$ChangeRecall1Recall2) 
## ---- chunk 59
wilcox.test(exp1.diffs.change.data$ChangeRecall1Recall2) 
## ---- chunk 60
wilcox.test(subset(exp1.diffs.change.data,Condition=="Condition: 66-33")$ChangeRecall1Recall2) 
wilcox.test(subset(exp1.diffs.change.data,Condition=="Condition: 83-17")$ChangeRecall1Recall2) 
## ---- chunk 61
#For this plot I need to use the shortened condition names to avoid problems with font size or the x-axis.
exp1.diffs.change.data.for.plotting.combined$ShortCondition <- plyr::revalue(exp1.diffs.change.data.for.plotting.combined$Condition,
                                                                       c("Condition: 66-33"="66-33",
                                                                         "Condition: 83-17"="83-17"))
ggplot(data=subset(exp1.diffs.change.data.for.plotting.combined,BlockToBlock %in% c("Recall 1 to Interaction Block 2","Recall 1 to Recall 2")), aes(x=ShortCondition, y=DifferenceChange, fill=ShortCondition)) +
  theme_bw() + 
  facet_grid(.~BlockToBlock) +
  geom_boxplot() +
  expand_limits(y=1) +
  scale_fill_manual(values=c(my.colours[2],my.colours[1],my.colours[3])) +
  scale_y_continuous(breaks=seq(-1,1,1/3),labels=c("-1","-2/3","-1/3","0","+1/3","+2/3","+1")) +
  ylab("Change In Within-Pair Difference") + 
  theme(axis.title.x = element_blank()) +
  #theme(strip.text.y = element_blank()) + 
  theme(legend.position="none",plot.title = element_text(size=12,hjust=0.5))
## ---- chunk 62
#And the same plot with annotations for the paper

#As above, because the plot is facetted, need to create dataframes with various annotations then add

###differences between conditions (plotted with horizontal lines)
##annotations for significance - Recall 1 to interaction
condition.annotations.1 <- data.frame(BlockToBlock="Recall 1 to Interaction Block 2",
                                      ShortCondition=NA,
                                      x=1.5, #positions for stars
                                      y=1.09, 
                                      note="p=.079"
                                      )

##annotations for significance - Recall 1 to recall 2 - this is n.s.
condition.annotations.2 <- data.frame(BlockToBlock="Recall 1 to Recall 2",
                                      ShortCondition=NA,
                                      x=1.5, #positions for stars
                                      y=1.09,
                                      note="n.s."
                                      )




condition.annotations <- rbind(condition.annotations.1,
                               condition.annotations.2
                               )

#positions for lines
                                      
condition.annotations.lines.1a <- data.frame(BlockToBlock="Recall 1 to Interaction Block 2",
                                      ShortCondition=NA,
                                      x=1, y=1.1, xend=1.1, yend=1.1)
condition.annotations.lines.1b <- data.frame(BlockToBlock="Recall 1 to Interaction Block 2",
                                      ShortCondition=NA,
                                      x=1.9, y=1.1, xend=2, yend=1.1)
condition.annotations.lines.2a <- data.frame(BlockToBlock="Recall 1 to Recall 2",
                                      ShortCondition=NA,
                                      x=1, y=1.1, xend=1.2, yend=1.1)
condition.annotations.lines.2b <- data.frame(BlockToBlock="Recall 1 to Recall 2",
                                      ShortCondition=NA,
                                      x=1.8, y=1.1, xend=2, yend=1.1)

condition.annotations.lines <- rbind(condition.annotations.lines.1a,condition.annotations.lines.1b,
                                     condition.annotations.lines.2a,condition.annotations.lines.2b
                                     )


###differences from 0 (no lines)
##annotations for significance - Recall 1 to Interaction 2
#66-33
baseline.annotations.1 <- data.frame(BlockToBlock="Recall 1 to Interaction Block 2",
                                      ShortCondition="66-33",
                                     x=1,y=2/6,note="***") 

#83-17
baseline.annotations.2 <- data.frame(BlockToBlock="Recall 1 to Interaction Block 2",
                                      ShortCondition="83-17",
                                     x=2,y=2/6,note="***") 

#both conditions combined
baseline.annotations.3 <- data.frame(BlockToBlock="Recall 1 to Interaction Block 2",
                                      ShortCondition="Both\nConditions",
                                     x=3,y=2/6,note="***") 

##annotations for significance - Recall 1 to Recall 2
#66-33 - no difference between conditions, so not testing conditions seperately
baseline.annotations.4 <- NULL

#83-17 - no difference between conditions, so not testing conditions seperately
baseline.annotations.5 <- NULL

#both conditions combined
baseline.annotations.6 <- data.frame(BlockToBlock="Recall 1 to Recall 2",
                                      ShortCondition="Both\nConditions",
                                     x=2.8,y=1/6,note="**") 



baseline.annotations <- rbind(baseline.annotations.1,baseline.annotations.2,baseline.annotations.3,
                              baseline.annotations.4,baseline.annotations.5,baseline.annotations.6)


ggplot(data=subset(exp1.diffs.change.data.for.plotting.combined,BlockToBlock %in% c("Recall 1 to Interaction Block 2","Recall 1 to Recall 2")), aes(x=ShortCondition, y=DifferenceChange, fill=ShortCondition)) +
  theme_bw() + 
  facet_grid(.~BlockToBlock) +
  geom_boxplot() +
  expand_limits(y=1) +
  scale_fill_manual(values=c(my.colours[2],my.colours[1],my.colours[3])) +
  scale_y_continuous(breaks=seq(-1,1,1/3),labels=c("-1","-2/3","-1/3","0","+1/3","+2/3","+1")) +
  ylab("Change In Within-Pair Difference") + 
  theme(axis.title.x = element_blank()) +
  theme(legend.position="none") +
  
  geom_text(data=condition.annotations,aes(x=x,y=y,label=note)) +
  geom_segment(data=condition.annotations.lines,aes(x=x,y=y,xend=xend,yend=yend)) +
  geom_text(data=baseline.annotations,aes(x=x,y=y,label=note)) +
  ggsave(file="Plots/Exp1DiffChangeAll.pdf",width=5, height=3)
## ---- chunk 63
veridical.mean.wpd <- mean(subset(exp1.diffs,Block=="Interaction Block 2")$Difference)

#make a copy of the data to work with - we only need interaction block 2 data
exp1.data.by.block.pseudo <- dplyr::select(subset(exp1.data.by.block,Block=="Interaction Block 2"),-Block,-BlockNewlines)

#helper function to re-assign participants to pseudo-pairs - slightly laoborious
#in order to avoid mixing across conditions etc
reassign.pairs <- function(in.data) {
  #subset data by block and participant
  p1.6633 <- dplyr::select(subset(in.data,Participant=="P1" & Condition=="Condition: 66-33"),-Participant,-ParticipantID)
  p2.6633 <- dplyr::select(subset(in.data,Participant=="P2" & Condition=="Condition: 66-33"),-Participant,-ParticipantID)
  p1.8317 <- dplyr::select(subset(in.data,Participant=="P1" & Condition=="Condition: 83-17"),-Participant,-ParticipantID)
  p2.8317 <- dplyr::select(subset(in.data,Participant=="P2" & Condition=="Condition: 83-17"),-Participant,-ParticipantID)

  #randomise pair assignments
  p1.6633$Pair <- sample(p1.6633$Pair)
  p2.6633$Pair <- sample(p2.6633$Pair)
  p1.8317$Pair <- sample(p1.8317$Pair)
  p2.8317$Pair <- sample(p2.8317$Pair)

  diffs.pseudo.6633 <- merge(p1.6633,p2.6633,by=c('Condition','Pair'))
  diffs.pseudo.8317 <- merge(p1.8317,p2.8317,by=c('Condition','Pair'))
  diffs.pseudo <- rbind(diffs.pseudo.6633,diffs.pseudo.8317)
  
  #calculate absolute diffs
  diffs.pseudo$Difference <-
    abs(diffs.pseudo$ProportionMarkedSingulars.x-diffs.pseudo$ProportionMarkedSingulars.y)

  #remove unnecessary columns, reorder Block again
  diffs.pseudo <- dplyr::select(diffs.pseudo,-ProportionMarkedSingulars.x,-ProportionMarkedSingulars.y)
  
  #calculate and return mean
  mean(diffs.pseudo$Difference)
}

sampled.diffs <- replicate(1000,reassign.pairs(exp1.data.by.block.pseudo))

#report the veridfical within-pair difference
veridical.mean.wpd

#report the mean of the sampled diffs
mean(sampled.diffs)

#this is the number of cases where we see the same or smaller within-pair difference
sum(sampled.diffs <= veridical.mean.wpd)

#this is the proportion of cases where we see the same or smaller within-pair difference
sum(sampled.diffs <= veridical.mean.wpd)/length(sampled.diffs)
